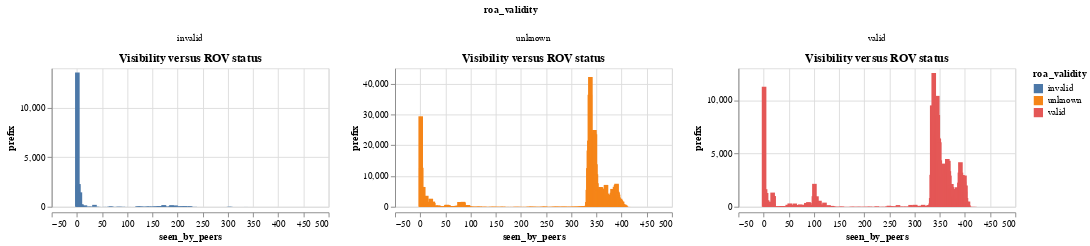

Notebook cell for this chart:
### Code cell
# ris_v4[['roa_validity', 'seen_by_peers']].plot.hist(
#     by='seen_by_peers',
#     bins=16,
#     alpha=0.5
# )

seen_by_peers_count_by_roa_validity = ris_v4.groupby(['roa_validity', 'seen_by_peers'], as_index=False).agg({'prefix': 'count'})

rov_chart = alt.Chart(
    seen_by_peers_count_by_roa_validity).mark_bar()\
.encode(
    alt.X("seen_by_peers:Q", bin=False),
    alt.Color("roa_validity:N"),
    y='prefix',
).properties(
    title='Visibility versus ROV status',
    width=300,
    height=150,
).facet(
    column='roa_validity',
).resolve_scale(
    y='independent'
)

#rov_chart.save("ris_v4_rov_chart.png")
display(rov_chart)

### Figure 1 — Vega-Lite specification as saved in the notebook (floating-point values rounded to 4 significant figures; data arrays with more than 128 entries replaced by an {"elided": "..."} marker saying what was removed)
{"config": {"view": {"continuousWidth": 400, "continuousHeight": 300}}, "data": {"name": "data-b18e3d21371bf25da1d2ac848c526e81"}, "facet": {"column": {"type": "nominal", "field": "roa_validity"}}, "spec": {"mark": "bar", "encoding": {"color": {"type": "nominal", "field": "roa_validity"}, "x": {"type": "quantitative", "bin": false, "field": "seen_by_peers"}, "y": {"type": "quantitative", "field": "prefix"}}, "height": 150, "title": "Visibility versus ROV status", "width": 300}, "resolve": {"scale": {"y": "independent"}}, "$schema": "https://vega.github.io/schema/vega-lite/v4.8.1.json", "datasets": {"data-b18e3d21371bf25da1d2ac848c526e81": {"elided": "1087 records"}}}
